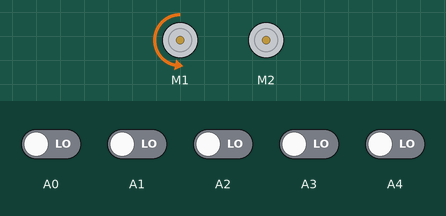
Simulated run of this sketch. Board: Arduino Uno, built with avr-gcc and run on an emulated ATmega328P. Shown: 2 × DC motor (green arrow = forward, orange = backward, longer = faster). The inputs (shaded band) are chosen by the test bench; at power-on: A0–4 LOW.

Above: at 8.3 s.
8.4 s: A1 driven HIGH
9.9 s: A2 driven HIGH
At 11.1 s:
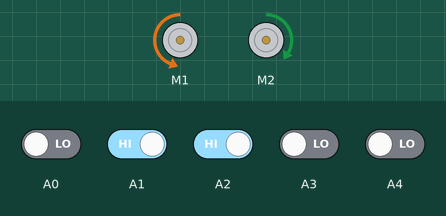
11.4 s: A3 driven HIGH
At 12.4 s:
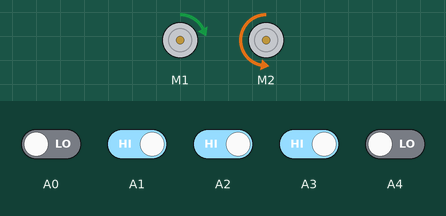
12.9 s: A3 driven LOW
At 13.6 s:
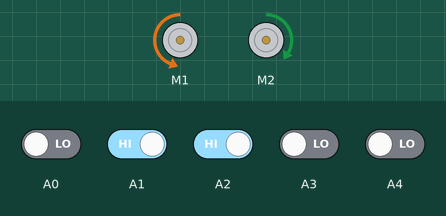
14.4 s: A0 driven HIGH
At 15.6 s:
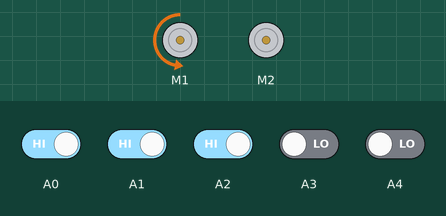
15.9 s: A4 driven HIGH
At 17.0 s:
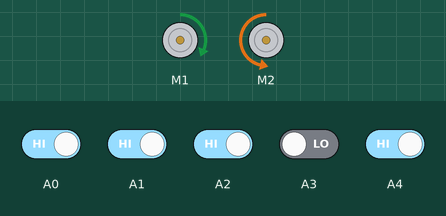
Timing chart, 0 to 18.4 s (numbered marks = the images above; inputs shaded):
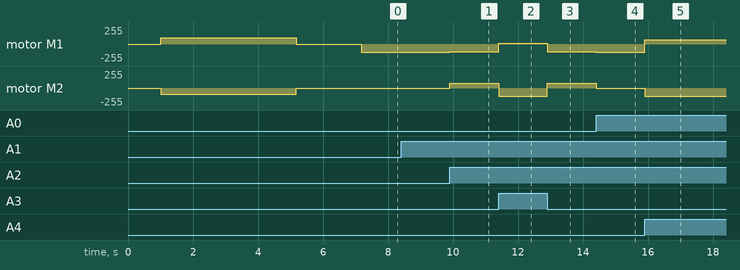

Measured:
- after the input at 9.9 s, motor M1: backward 127/255 → backward 115/255 at once; motor M2: stopped → forward 75/255 at once
- after the input at 11.4 s, motor M1: backward 115/255 → forward 15/255 at once; motor M2: forward 75/255 → backward 127/255 at once
- after the input at 12.9 s, motor M1: forward 15/255 → backward 115/255 at once; motor M2: backward 127/255 → forward 75/255 at once
- after the input at 14.4 s, motor M1: backward 115/255 → backward 127/255 at once; motor M2: forward 75/255 → stopped at once
- after the input at 15.9 s, motor M1: backward 127/255 → forward 65/255 at once; motor M2: stopped → backward 125/255 at once

The sketch:

main.ino
```cpp
#include <QTRSensors.h>
#include <AFMotor.h>

#define NUM_SENSORS   5     // number of sensors used
#define TIMEOUT       2500  // waits for 2500 microseconds for sensor outputs to go low
#define EMITTER_PIN   2     // emitter is controlled by digital pin 2

QTRSensorsRC qtrrc((unsigned char[]) {A0, A1, A2, A3, A4}, NUM_SENSORS, TIMEOUT, EMITTER_PIN);
unsigned int sensorValues[NUM_SENSORS];

AF_DCMotor motorLeft(1); // Connect the left motor to M1
AF_DCMotor motorRight(2); // Connect the right motor to M2

// PD Controller parameters
float Kp = 0.2; // Proportional constant
float Kd = 0.4; // Derivative constant
//float Ki = 0.0015; // Integral constant

unsigned int lastError = 0; // For storing the last error
//unsigned int integral = 0; // For storing the integral of the error

// Threshold for Integral Wind-Up
//unsigned int integralThreshold = 5000;


void setup()
{
  delay(1000);

  motorLeft.setSpeed(95);
  motorRight.setSpeed(95);

  //Auto calibrate in 4.15s
  unsigned long startTime = millis();
  while(millis() - startTime < 4150)
  {
    motorLeft.run(FORWARD);
    motorRight.run(BACKWARD);
    qtrrc.calibrate();
  }

  motorLeft.run(RELEASE);
  motorRight.run(RELEASE);

  delay(2000);
}

void loop()
{
  unsigned int position = qtrrc.readLine(sensorValues);

  // Calculate the deviation from the middle of the line (1600)
//  int error = position - 1600;
  //For white line
  int error = 1600 - position;


  // Calculate the integral of the error
//  integral += error;

//  // Implement Integral Wind-Up limit
//  if (integral > integralThreshold)
//    integral = integralThreshold;
//  if (integral < -integralThreshold)
//    integral = -integralThreshold;

  // Calculate the derivative of the error
  int derivative = error - lastError;

  // PID Controller: Compute the control variable
  int control = Kp * error + Kd * derivative;

  // Save the current error as last error for the next loop iteration
  lastError = error;

  // Adjust motor speeds
  int leftSpeed = 95 + control;
  int rightSpeed = 95 - control;

  // Ensure motor speeds are within bounds [0,127]
  leftSpeed = constrain(leftSpeed, 0, 127);
  rightSpeed = constrain(rightSpeed, 0, 127);

  // Set motor speeds and direction
  motorLeft.setSpeed(leftSpeed);
  motorRight.setSpeed(rightSpeed);

  if (control > 0) {
    motorLeft.run(BACKWARD);
    motorRight.run(FORWARD);
  } else {
    motorLeft.run(FORWARD);
    motorRight.run(BACKWARD);
  }

  //For white line
//    if (control < 0) {
//    motorLeft.run(FORWARD);
//    motorRight.run(BACKWARD);
//  } else {
//    motorLeft.run(BACKWARD);
//    motorRight.run(FORWARD);
//  }

}
```
